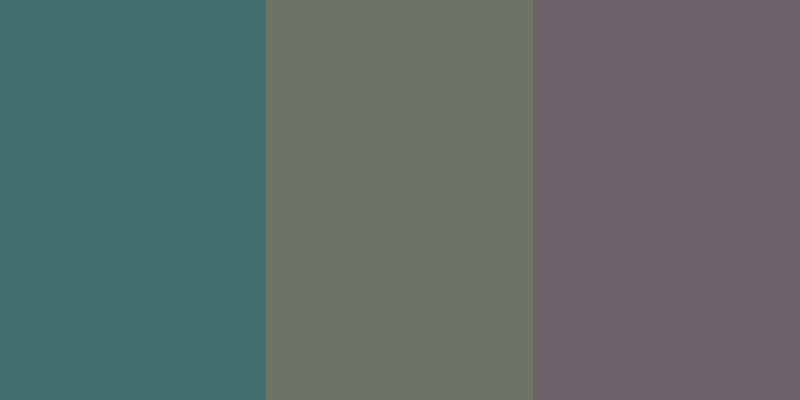

The script that drew this image:
from PIL import Image, ImageDraw


def hexes():
    string = input("Enter string to be converted to flag: ")
    lst = []
    for i in string:
        lst.append(format(ord(i), "x"))
    length = 3
    temp = lst + ['00'] * length
    sub = ['#' + temp[n] + temp[n + 1] + temp[n + 2] for n in range(0, len(lst), length)]
    return sub


cols = hexes()
print(cols)

RED = '#FF0000'
WHITE = (255, 255, 255)
BLUE = (0, 0, 255)


def flag(width=800, height=400):
    flag = Image.new("RGB", (width, height))
    draw = ImageDraw.Draw(flag)
    length = len(cols)
    w = width / length
    count = 0
    for i in cols:
        draw.rectangle((count * w, 0, (count + 1) * w, height), i)
        count += 1
    flag.show()


flag()
